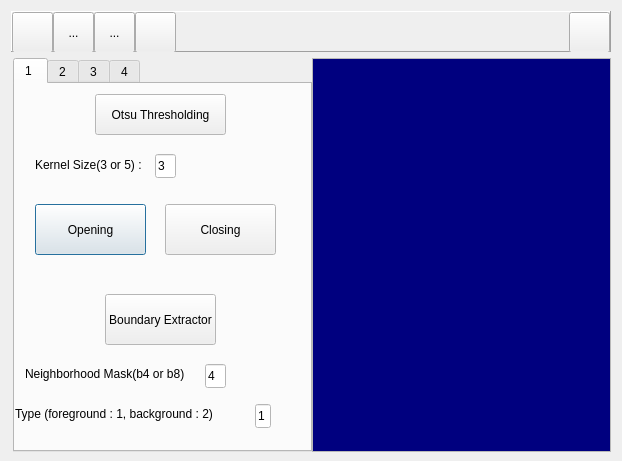
<?xml version="1.0" encoding="UTF-8"?>
<ui version="4.0">
 <class>MainFrame</class>
 <widget class="QDialog" name="MainFrame">
  <property name="geometry">
   <rect>
    <x>0</x>
    <y>0</y>
    <width>622</width>
    <height>461</height>
   </rect>
  </property>
  <property name="sizePolicy">
   <sizepolicy hsizetype="Preferred" vsizetype="Minimum">
    <horstretch>0</horstretch>
    <verstretch>0</verstretch>
   </sizepolicy>
  </property>
  <property name="minimumSize">
   <size>
    <width>0</width>
    <height>461</height>
   </size>
  </property>
  <property name="windowTitle">
   <string>HomeworkCV</string>
  </property>
  <property name="modal">
   <bool>false</bool>
  </property>
  <layout class="QVBoxLayout" name="verticalLayout">
   <item>
    <widget class="QFrame" name="frame">
     <property name="sizePolicy">
      <sizepolicy hsizetype="Preferred" vsizetype="Fixed">
       <horstretch>0</horstretch>
       <verstretch>0</verstretch>
      </sizepolicy>
     </property>
     <property name="minimumSize">
      <size>
       <width>0</width>
       <height>41</height>
      </size>
     </property>
     <property name="maximumSize">
      <size>
       <width>16777215</width>
       <height>41</height>
      </size>
     </property>
     <property name="frameShape">
      <enum>QFrame::Panel</enum>
     </property>
     <property name="frameShadow">
      <enum>QFrame::Raised</enum>
     </property>
     <layout class="QHBoxLayout" name="horizontalLayout_3">
      <property name="spacing">
       <number>0</number>
      </property>
      <property name="leftMargin">
       <number>0</number>
      </property>
      <property name="topMargin">
       <number>0</number>
      </property>
      <property name="rightMargin">
       <number>0</number>
      </property>
      <property name="bottomMargin">
       <number>0</number>
      </property>
      <item>
       <widget class="QToolButton" name="buttonOpen">
        <property name="enabled">
         <bool>true</bool>
        </property>
        <property name="sizePolicy">
         <sizepolicy hsizetype="Minimum" vsizetype="Minimum">
          <horstretch>0</horstretch>
          <verstretch>0</verstretch>
         </sizepolicy>
        </property>
        <property name="minimumSize">
         <size>
          <width>41</width>
          <height>41</height>
         </size>
        </property>
        <property name="maximumSize">
         <size>
          <width>41</width>
          <height>41</height>
         </size>
        </property>
        <property name="toolTip">
         <string>open an image file</string>
        </property>
        <property name="layoutDirection">
         <enum>Qt::LeftToRight</enum>
        </property>
        <property name="autoFillBackground">
         <bool>false</bool>
        </property>
        <property name="text">
         <string/>
        </property>
        <property name="icon">
         <iconset resource="images/mainframe.qrc">
          <normaloff>:/open.png</normaloff>:/open.png</iconset>
        </property>
        <property name="iconSize">
         <size>
          <width>41</width>
          <height>41</height>
         </size>
        </property>
        <property name="checkable">
         <bool>false</bool>
        </property>
        <property name="autoRepeat">
         <bool>false</bool>
        </property>
        <property name="autoExclusive">
         <bool>false</bool>
        </property>
        <property name="popupMode">
         <enum>QToolButton::DelayedPopup</enum>
        </property>
        <property name="toolButtonStyle">
         <enum>Qt::ToolButtonIconOnly</enum>
        </property>
        <property name="autoRaise">
         <bool>false</bool>
        </property>
       </widget>
      </item>
      <item>
       <widget class="QToolButton" name="toolButton_2">
        <property name="sizePolicy">
         <sizepolicy hsizetype="Minimum" vsizetype="Minimum">
          <horstretch>0</horstretch>
          <verstretch>0</verstretch>
         </sizepolicy>
        </property>
        <property name="minimumSize">
         <size>
          <width>41</width>
          <height>41</height>
         </size>
        </property>
        <property name="maximumSize">
         <size>
          <width>41</width>
          <height>41</height>
         </size>
        </property>
        <property name="text">
         <string>...</string>
        </property>
       </widget>
      </item>
      <item>
       <widget class="QToolButton" name="toolButton_3">
        <property name="sizePolicy">
         <sizepolicy hsizetype="Minimum" vsizetype="Minimum">
          <horstretch>0</horstretch>
          <verstretch>0</verstretch>
         </sizepolicy>
        </property>
        <property name="minimumSize">
         <size>
          <width>41</width>
          <height>41</height>
         </size>
        </property>
        <property name="maximumSize">
         <size>
          <width>41</width>
          <height>41</height>
         </size>
        </property>
        <property name="text">
         <string>...</string>
        </property>
       </widget>
      </item>
      <item>
       <widget class="QToolButton" name="buttonDeleteContents">
        <property name="sizePolicy">
         <sizepolicy hsizetype="Minimum" vsizetype="Minimum">
          <horstretch>0</horstretch>
          <verstretch>0</verstretch>
         </sizepolicy>
        </property>
        <property name="minimumSize">
         <size>
          <width>41</width>
          <height>41</height>
         </size>
        </property>
        <property name="maximumSize">
         <size>
          <width>41</width>
          <height>41</height>
         </size>
        </property>
        <property name="toolTip">
         <string>close all forms</string>
        </property>
        <property name="autoFillBackground">
         <bool>false</bool>
        </property>
        <property name="text">
         <string/>
        </property>
        <property name="icon">
         <iconset resource="images/mainframe.qrc">
          <normaloff>:/1-21.png</normaloff>:/1-21.png</iconset>
        </property>
        <property name="iconSize">
         <size>
          <width>41</width>
          <height>41</height>
         </size>
        </property>
       </widget>
      </item>
      <item>
       <spacer name="horizontalSpacer">
        <property name="orientation">
         <enum>Qt::Horizontal</enum>
        </property>
        <property name="sizeHint" stdset="0">
         <size>
          <width>40</width>
          <height>20</height>
         </size>
        </property>
       </spacer>
      </item>
      <item>
       <widget class="QToolButton" name="buttonShowList">
        <property name="sizePolicy">
         <sizepolicy hsizetype="Minimum" vsizetype="Minimum">
          <horstretch>0</horstretch>
          <verstretch>0</verstretch>
         </sizepolicy>
        </property>
        <property name="minimumSize">
         <size>
          <width>41</width>
          <height>41</height>
         </size>
        </property>
        <property name="maximumSize">
         <size>
          <width>41</width>
          <height>41</height>
         </size>
        </property>
        <property name="toolTip">
         <string>show the list view</string>
        </property>
        <property name="text">
         <string/>
        </property>
        <property name="icon">
         <iconset resource="images/mainframe.qrc">
          <normaloff>:/2-3.png</normaloff>:/2-3.png</iconset>
        </property>
        <property name="iconSize">
         <size>
          <width>82</width>
          <height>41</height>
         </size>
        </property>
       </widget>
      </item>
     </layout>
    </widget>
   </item>
   <item>
    <layout class="QHBoxLayout" name="horizontalLayout">
     <property name="spacing">
      <number>0</number>
     </property>
     <property name="leftMargin">
      <number>2</number>
     </property>
     <item>
      <widget class="QTabWidget" name="tabWidget">
       <property name="sizePolicy">
        <sizepolicy hsizetype="Fixed" vsizetype="Expanding">
         <horstretch>0</horstretch>
         <verstretch>0</verstretch>
        </sizepolicy>
       </property>
       <property name="minimumSize">
        <size>
         <width>299</width>
         <height>394</height>
        </size>
       </property>
       <property name="palette">
        <palette>
         <active>
          <colorrole role="Window">
           <brush brushstyle="SolidPattern">
            <color alpha="255">
             <red>255</red>
             <green>255</green>
             <blue>255</blue>
            </color>
           </brush>
          </colorrole>
          <colorrole role="NoRole">
           <brush brushstyle="SolidPattern">
            <color alpha="255">
             <red>255</red>
             <green>85</green>
             <blue>0</blue>
            </color>
           </brush>
          </colorrole>
         </active>
         <inactive>
          <colorrole role="Window">
           <brush brushstyle="SolidPattern">
            <color alpha="255">
             <red>255</red>
             <green>255</green>
             <blue>255</blue>
            </color>
           </brush>
          </colorrole>
          <colorrole role="NoRole">
           <brush brushstyle="SolidPattern">
            <color alpha="255">
             <red>255</red>
             <green>85</green>
             <blue>0</blue>
            </color>
           </brush>
          </colorrole>
         </inactive>
         <disabled>
          <colorrole role="Window">
           <brush brushstyle="SolidPattern">
            <color alpha="255">
             <red>255</red>
             <green>255</green>
             <blue>255</blue>
            </color>
           </brush>
          </colorrole>
          <colorrole role="NoRole">
           <brush brushstyle="SolidPattern">
            <color alpha="255">
             <red>255</red>
             <green>85</green>
             <blue>0</blue>
            </color>
           </brush>
          </colorrole>
         </disabled>
        </palette>
       </property>
       <property name="cursor">
        <cursorShape>ArrowCursor</cursorShape>
       </property>
       <property name="autoFillBackground">
        <bool>false</bool>
       </property>
       <property name="tabPosition">
        <enum>QTabWidget::North</enum>
       </property>
       <property name="tabShape">
        <enum>QTabWidget::Rounded</enum>
       </property>
       <property name="currentIndex">
        <number>0</number>
       </property>
       <property name="iconSize">
        <size>
         <width>31</width>
         <height>31</height>
        </size>
       </property>
       <property name="elideMode">
        <enum>Qt::ElideMiddle</enum>
       </property>
       <widget class="QWidget" name="tab_1">
        <attribute name="title">
         <string>1 </string>
        </attribute>
        <widget class="QLabel" name="label">
         <property name="geometry">
          <rect>
           <x>20</x>
           <y>70</y>
           <width>111</width>
           <height>21</height>
          </rect>
         </property>
         <property name="text">
          <string>Kernel Size(3 or 5) :</string>
         </property>
        </widget>
        <widget class="QLineEdit" name="editKernelSize">
         <property name="geometry">
          <rect>
           <x>140</x>
           <y>70</y>
           <width>21</width>
           <height>24</height>
          </rect>
         </property>
         <property name="text">
          <string>3</string>
         </property>
        </widget>
        <widget class="QPushButton" name="pushOpening">
         <property name="geometry">
          <rect>
           <x>20</x>
           <y>120</y>
           <width>111</width>
           <height>51</height>
          </rect>
         </property>
         <property name="text">
          <string>Opening</string>
         </property>
        </widget>
        <widget class="QPushButton" name="pushClosing">
         <property name="geometry">
          <rect>
           <x>150</x>
           <y>120</y>
           <width>111</width>
           <height>51</height>
          </rect>
         </property>
         <property name="text">
          <string>Closing</string>
         </property>
        </widget>
        <widget class="QPushButton" name="pushOtsuThresholding">
         <property name="geometry">
          <rect>
           <x>80</x>
           <y>10</y>
           <width>131</width>
           <height>41</height>
          </rect>
         </property>
         <property name="text">
          <string>Otsu Thresholding</string>
         </property>
        </widget>
        <widget class="QPushButton" name="pushBoundaryExtractor">
         <property name="geometry">
          <rect>
           <x>90</x>
           <y>210</y>
           <width>111</width>
           <height>51</height>
          </rect>
         </property>
         <property name="text">
          <string>Boundary Extractor</string>
         </property>
        </widget>
        <widget class="QLabel" name="label_2">
         <property name="geometry">
          <rect>
           <x>10</x>
           <y>280</y>
           <width>171</width>
           <height>20</height>
          </rect>
         </property>
         <property name="text">
          <string>Neighborhood Mask(b4 or b8)</string>
         </property>
        </widget>
        <widget class="QLabel" name="label_3">
         <property name="geometry">
          <rect>
           <x>0</x>
           <y>320</y>
           <width>221</width>
           <height>20</height>
          </rect>
         </property>
         <property name="text">
          <string>Type (foreground : 1, background : 2)</string>
         </property>
        </widget>
        <widget class="QLineEdit" name="editBoundaryType">
         <property name="geometry">
          <rect>
           <x>240</x>
           <y>320</y>
           <width>16</width>
           <height>24</height>
          </rect>
         </property>
         <property name="text">
          <string>1</string>
         </property>
        </widget>
        <widget class="QLineEdit" name="editNeighborType">
         <property name="geometry">
          <rect>
           <x>190</x>
           <y>280</y>
           <width>21</width>
           <height>24</height>
          </rect>
         </property>
         <property name="text">
          <string>4</string>
         </property>
        </widget>
       </widget>
       <widget class="QWidget" name="tab_4">
        <attribute name="title">
         <string>2</string>
        </attribute>
       </widget>
       <widget class="QWidget" name="tab_5">
        <attribute name="title">
         <string>3</string>
        </attribute>
       </widget>
       <widget class="QWidget" name="tab_2">
        <attribute name="title">
         <string>4</string>
        </attribute>
       </widget>
      </widget>
     </item>
     <item>
      <widget class="QListWidget" name="listWidget">
       <property name="sizePolicy">
        <sizepolicy hsizetype="Ignored" vsizetype="Minimum">
         <horstretch>0</horstretch>
         <verstretch>0</verstretch>
        </sizepolicy>
       </property>
       <property name="minimumSize">
        <size>
         <width>0</width>
         <height>394</height>
        </size>
       </property>
       <property name="palette">
        <palette>
         <active>
          <colorrole role="WindowText">
           <brush brushstyle="SolidPattern">
            <color alpha="255">
             <red>255</red>
             <green>255</green>
             <blue>0</blue>
            </color>
           </brush>
          </colorrole>
          <colorrole role="Text">
           <brush brushstyle="SolidPattern">
            <color alpha="255">
             <red>255</red>
             <green>255</green>
             <blue>255</blue>
            </color>
           </brush>
          </colorrole>
          <colorrole role="Base">
           <brush brushstyle="SolidPattern">
            <color alpha="255">
             <red>0</red>
             <green>0</green>
             <blue>127</blue>
            </color>
           </brush>
          </colorrole>
          <colorrole role="PlaceholderText">
           <brush brushstyle="NoBrush">
            <color alpha="128">
             <red>255</red>
             <green>255</green>
             <blue>255</blue>
            </color>
           </brush>
          </colorrole>
         </active>
         <inactive>
          <colorrole role="WindowText">
           <brush brushstyle="SolidPattern">
            <color alpha="255">
             <red>255</red>
             <green>255</green>
             <blue>0</blue>
            </color>
           </brush>
          </colorrole>
          <colorrole role="Text">
           <brush brushstyle="SolidPattern">
            <color alpha="255">
             <red>255</red>
             <green>255</green>
             <blue>255</blue>
            </color>
           </brush>
          </colorrole>
          <colorrole role="Base">
           <brush brushstyle="SolidPattern">
            <color alpha="255">
             <red>0</red>
             <green>0</green>
             <blue>127</blue>
            </color>
           </brush>
          </colorrole>
          <colorrole role="PlaceholderText">
           <brush brushstyle="NoBrush">
            <color alpha="128">
             <red>255</red>
             <green>255</green>
             <blue>255</blue>
            </color>
           </brush>
          </colorrole>
         </inactive>
         <disabled>
          <colorrole role="WindowText">
           <brush brushstyle="SolidPattern">
            <color alpha="255">
             <red>120</red>
             <green>120</green>
             <blue>120</blue>
            </color>
           </brush>
          </colorrole>
          <colorrole role="Text">
           <brush brushstyle="SolidPattern">
            <color alpha="255">
             <red>120</red>
             <green>120</green>
             <blue>120</blue>
            </color>
           </brush>
          </colorrole>
          <colorrole role="Base">
           <brush brushstyle="SolidPattern">
            <color alpha="255">
             <red>240</red>
             <green>240</green>
             <blue>240</blue>
            </color>
           </brush>
          </colorrole>
          <colorrole role="PlaceholderText">
           <brush brushstyle="NoBrush">
            <color alpha="128">
             <red>255</red>
             <green>255</green>
             <blue>255</blue>
            </color>
           </brush>
          </colorrole>
         </disabled>
        </palette>
       </property>
       <property name="font">
        <font>
         <family>Times New Roman</family>
         <pointsize>10</pointsize>
        </font>
       </property>
      </widget>
     </item>
    </layout>
   </item>
  </layout>
 </widget>
 <layoutdefault spacing="6" margin="11"/>
 <resources>
  <include location="images/mainframe.qrc"/>
 </resources>
 <connections/>
</ui>
